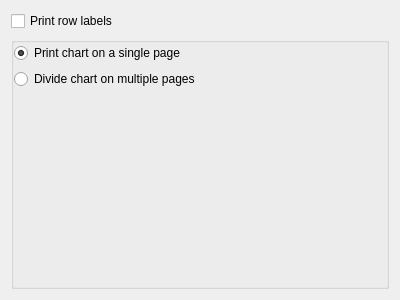
<ui version="4.0" >
 <class>KPlato::GanttPrintingOptionsWidget</class>
 <widget class="QWidget" name="KPlato::GanttPrintingOptionsWidget" >
  <property name="geometry" >
   <rect>
    <x>0</x>
    <y>0</y>
    <width>400</width>
    <height>300</height>
   </rect>
  </property>
  <layout class="QVBoxLayout" name="verticalLayout" >
   <item>
    <widget class="QCheckBox" name="ui_printRowLabels" >
     <property name="text" >
      <string>Print row labels</string>
     </property>
    </widget>
   </item>
   <item>
    <widget class="QGroupBox" name="groupBox" >
     <property name="title" >
      <string/>
     </property>
     <property name="flat" >
      <bool>true</bool>
     </property>
     <layout class="QVBoxLayout" name="verticalLayout_2" >
      <property name="margin" >
       <number>0</number>
      </property>
      <item>
       <widget class="QRadioButton" name="ui_singlePage" >
        <property name="text" >
         <string>Print chart on a single page</string>
        </property>
        <property name="checked" >
         <bool>true</bool>
        </property>
       </widget>
      </item>
      <item>
       <widget class="QRadioButton" name="ui_multiplePages" >
        <property name="text" >
         <string>Divide chart on multiple pages</string>
        </property>
       </widget>
      </item>
      <item>
       <spacer name="verticalSpacer" >
        <property name="orientation" >
         <enum>Qt::Vertical</enum>
        </property>
        <property name="sizeHint" stdset="0" >
         <size>
          <width>20</width>
          <height>40</height>
         </size>
        </property>
       </spacer>
      </item>
     </layout>
    </widget>
   </item>
  </layout>
 </widget>
 <resources/>
 <connections/>
</ui>
